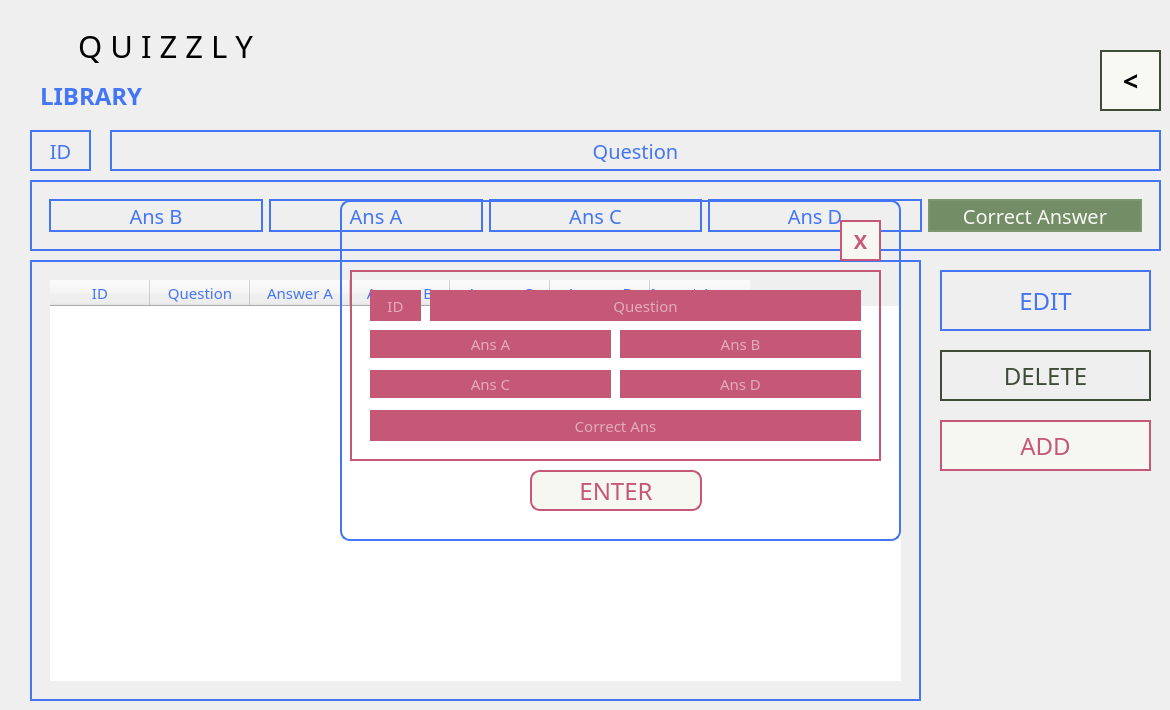
   <widget class="QWidget" name="LIBRARY_teacher">
    <widget class="QLabel" name="quizzly_8">
     <property name="geometry">
      <rect>
       <x>30</x>
       <y>10</y>
       <width>271</width>
       <height>71</height>
      </rect>
     </property>
     <property name="font">
      <font>
       <family>Montserrat Black</family>
       <pointsize>23</pointsize>
       <kerning>true</kerning>
      </font>
     </property>
     <property name="styleSheet">
      <string notr="true">color: rgb(0, 0, 0);
</string>
     </property>
     <property name="text">
      <string>Q U I Z Z L Y</string>
     </property>
     <property name="scaledContents">
      <bool>false</bool>
     </property>
     <property name="alignment">
      <set>Qt::AlignCenter</set>
     </property>
     <property name="wordWrap">
      <bool>false</bool>
     </property>
     <property name="openExternalLinks">
      <bool>false</bool>
     </property>
    </widget>
    <widget class="QFrame" name="frame_3">
     <property name="geometry">
      <rect>
       <x>30</x>
       <y>260</y>
       <width>891</width>
       <height>441</height>
      </rect>
     </property>
     <property name="font">
      <font>
       <pointsize>3</pointsize>
      </font>
     </property>
     <property name="styleSheet">
      <string notr="true">border : 2px solid rgb(68, 117, 242);</string>
     </property>
     <property name="frameShape">
      <enum>QFrame::StyledPanel</enum>
     </property>
     <property name="frameShadow">
      <enum>QFrame::Raised</enum>
     </property>
     <widget class="QTableWidget" name="tableWidget_2">
      <property name="geometry">
       <rect>
        <x>20</x>
        <y>20</y>
        <width>851</width>
        <height>401</height>
       </rect>
      </property>
      <property name="font">
       <font>
        <family>Montserrat Alternates Medium</family>
        <pointsize>10</pointsize>
       </font>
      </property>
      <property name="styleSheet">
       <string notr="true">border : 0px;
color: rgb(68, 117, 242);</string>
      </property>
      <column>
       <property name="text">
        <string>ID</string>
       </property>
       <property name="font">
        <font>
         <family>Montserrat Alternates Medium</family>
         <pointsize>11</pointsize>
        </font>
       </property>
      </column>
      <column>
       <property name="text">
        <string>Question</string>
       </property>
       <property name="font">
        <font>
         <family>Montserrat Alternates Medium</family>
         <pointsize>11</pointsize>
        </font>
       </property>
      </column>
      <column>
       <property name="text">
        <string>Answer A</string>
       </property>
       <property name="font">
        <font>
         <family>Montserrat Alternates Medium</family>
         <pointsize>11</pointsize>
        </font>
       </property>
      </column>
      <column>
       <property name="text">
        <string>Answer B</string>
       </property>
       <property name="font">
        <font>
         <family>Montserrat Alternates Medium</family>
         <pointsize>11</pointsize>
        </font>
       </property>
      </column>
      <column>
       <property name="text">
        <string>Answer C</string>
       </property>
       <property name="font">
        <font>
         <family>Montserrat Alternates Medium</family>
         <pointsize>11</pointsize>
        </font>
       </property>
      </column>
      <column>
       <property name="text">
        <string>Answer D</string>
       </property>
       <property name="font">
        <font>
         <family>Montserrat Alternates Medium</family>
         <pointsize>11</pointsize>
        </font>
       </property>
      </column>
      <column>
       <property name="text">
        <string>Correct Answer</string>
       </property>
       <property name="font">
        <font>
         <family>Montserrat Alternates Medium</family>
         <pointsize>11</pointsize>
        </font>
       </property>
      </column>
     </widget>
    </widget>
    <widget class="QLabel" name="LIBRARY_TEXT">
     <property name="geometry">
      <rect>
       <x>40</x>
       <y>70</y>
       <width>151</width>
       <height>51</height>
      </rect>
     </property>
     <property name="font">
      <font>
       <family>Montserrat Alternates Medium</family>
       <pointsize>18</pointsize>
       <italic>false</italic>
       <bold>true</bold>
       <strikeout>false</strikeout>
       <kerning>true</kerning>
      </font>
     </property>
     <property name="styleSheet">
      <string notr="true">color: rgb(68, 117, 242)
</string>
     </property>
     <property name="text">
      <string>LIBRARY</string>
     </property>
     <property name="scaledContents">
      <bool>false</bool>
     </property>
     <property name="alignment">
      <set>Qt::AlignLeading|Qt::AlignLeft|Qt::AlignVCenter</set>
     </property>
     <property name="wordWrap">
      <bool>false</bool>
     </property>
     <property name="openExternalLinks">
      <bool>false</bool>
     </property>
    </widget>
    <widget class="QFrame" name="ANS_TEXT">
     <property name="geometry">
      <rect>
       <x>30</x>
       <y>180</y>
       <width>1131</width>
       <height>71</height>
      </rect>
     </property>
     <property name="styleSheet">
      <string notr="true">border : 2px solid rgb(68, 117, 242)
</string>
     </property>
     <property name="frameShape">
      <enum>QFrame::StyledPanel</enum>
     </property>
     <property name="frameShadow">
      <enum>QFrame::Raised</enum>
     </property>
     <widget class="QFrame" name="horizontalFrame">
      <property name="geometry">
       <rect>
        <x>10</x>
        <y>10</y>
        <width>1111</width>
        <height>51</height>
       </rect>
      </property>
      <property name="styleSheet">
       <string notr="true">border: 0px</string>
      </property>
      <layout class="QHBoxLayout" name="horizontalLayout">
       <item>
        <widget class="QLabel" name="ans_A_text">
         <property name="font">
          <font>
           <family>Montserrat Alternates Medium</family>
           <pointsize>15</pointsize>
           <italic>false</italic>
           <bold>false</bold>
           <strikeout>false</strikeout>
           <kerning>true</kerning>
          </font>
         </property>
         <property name="styleSheet">
          <string notr="true">color: rgb(68, 117, 242);
border : 2px solid rgb(68, 117, 242)
</string>
         </property>
         <property name="text">
          <string>Ans B</string>
         </property>
         <property name="scaledContents">
          <bool>false</bool>
         </property>
         <property name="alignment">
          <set>Qt::AlignCenter</set>
         </property>
         <property name="wordWrap">
          <bool>false</bool>
         </property>
         <property name="openExternalLinks">
          <bool>false</bool>
         </property>
        </widget>
       </item>
       <item>
        <widget class="QLabel" name="ans_B_text">
         <property name="font">
          <font>
           <family>Montserrat Alternates Medium</family>
           <pointsize>15</pointsize>
           <italic>false</italic>
           <bold>false</bold>
           <strikeout>false</strikeout>
           <kerning>true</kerning>
          </font>
         </property>
         <property name="styleSheet">
          <string notr="true">color: rgb(68, 117, 242);
border : 2px solid rgb(68, 117, 242)
</string>
         </property>
         <property name="text">
          <string>Ans A</string>
         </property>
         <property name="scaledContents">
          <bool>false</bool>
         </property>
         <property name="alignment">
          <set>Qt::AlignCenter</set>
         </property>
         <property name="wordWrap">
          <bool>false</bool>
         </property>
         <property name="openExternalLinks">
          <bool>false</bool>
         </property>
        </widget>
       </item>
       <item>
        <widget class="QLabel" name="ans_C_text">
         <property name="font">
          <font>
           <family>Montserrat Alternates Medium</family>
           <pointsize>15</pointsize>
           <italic>false</italic>
           <bold>false</bold>
           <strikeout>false</strikeout>
           <kerning>true</kerning>
          </font>
         </property>
         <property name="styleSheet">
          <string notr="true">color: rgb(68, 117, 242);
border : 2px solid rgb(68, 117, 242)
</string>
         </property>
         <property name="text">
          <string>Ans C</string>
         </property>
         <property name="scaledContents">
          <bool>false</bool>
         </property>
         <property name="alignment">
          <set>Qt::AlignCenter</set>
         </property>
         <property name="wordWrap">
          <bool>false</bool>
         </property>
         <property name="openExternalLinks">
          <bool>false</bool>
         </property>
        </widget>
       </item>
       <item>
        <widget class="QLabel" name="ans_D_text">
         <property name="font">
          <font>
           <family>Montserrat Alternates Medium</family>
           <pointsize>15</pointsize>
           <italic>false</italic>
           <bold>false</bold>
           <strikeout>false</strikeout>
           <kerning>true</kerning>
          </font>
         </property>
         <property name="styleSheet">
          <string notr="true">color: rgb(68, 117, 242);
border : 2px solid rgb(68, 117, 242)
</string>
         </property>
         <property name="text">
          <string>Ans D</string>
         </property>
         <property name="scaledContents">
          <bool>false</bool>
         </property>
         <property name="alignment">
          <set>Qt::AlignCenter</set>
         </property>
         <property name="wordWrap">
          <bool>false</bool>
         </property>
         <property name="openExternalLinks">
          <bool>false</bool>
         </property>
        </widget>
       </item>
       <item>
        <widget class="QLabel" name="correctans_text">
         <property name="font">
          <font>
           <family>Montserrat Alternates Medium</family>
           <pointsize>15</pointsize>
           <italic>false</italic>
           <bold>false</bold>
           <strikeout>false</strikeout>
           <kerning>true</kerning>
          </font>
         </property>
         <property name="styleSheet">
          <string notr="true">background-color: rgb(115, 141, 103);
color:rgb(249, 249, 243);
border : 2px solid rgb(124, 152, 110)
</string>
         </property>
         <property name="text">
          <string>Correct Answer</string>
         </property>
         <property name="scaledContents">
          <bool>false</bool>
         </property>
         <property name="alignment">
          <set>Qt::AlignCenter</set>
         </property>
         <property name="wordWrap">
          <bool>false</bool>
         </property>
         <property name="openExternalLinks">
          <bool>false</bool>
         </property>
        </widget>
       </item>
      </layout>
     </widget>
    </widget>
    <widget class="QLabel" name="ID_TEXT">
     <property name="geometry">
      <rect>
       <x>30</x>
       <y>130</y>
       <width>61</width>
       <height>41</height>
      </rect>
     </property>
     <property name="font">
      <font>
       <family>Montserrat Alternates Medium</family>
       <pointsize>15</pointsize>
       <italic>false</italic>
       <bold>false</bold>
       <strikeout>false</strikeout>
       <kerning>true</kerning>
      </font>
     </property>
     <property name="styleSheet">
      <string notr="true">color: rgb(68, 117, 242);
border : 2px solid rgb(68, 117, 242)
</string>
     </property>
     <property name="text">
      <string>ID</string>
     </property>
     <property name="scaledContents">
      <bool>false</bool>
     </property>
     <property name="alignment">
      <set>Qt::AlignCenter</set>
     </property>
     <property name="wordWrap">
      <bool>false</bool>
     </property>
     <property name="openExternalLinks">
      <bool>false</bool>
     </property>
    </widget>
    <widget class="QLabel" name="Q_TEXT">
     <property name="geometry">
      <rect>
       <x>110</x>
       <y>130</y>
       <width>1051</width>
       <height>41</height>
      </rect>
     </property>
     <property name="font">
      <font>
       <family>Montserrat Alternates Medium</family>
       <pointsize>15</pointsize>
       <italic>false</italic>
       <bold>false</bold>
       <strikeout>false</strikeout>
       <kerning>true</kerning>
      </font>
     </property>
     <property name="styleSheet">
      <string notr="true">color: rgb(68, 117, 242);
border : 2px solid rgb(68, 117, 242)
</string>
     </property>
     <property name="text">
      <string>Question</string>
     </property>
     <property name="scaledContents">
      <bool>false</bool>
     </property>
     <property name="alignment">
      <set>Qt::AlignCenter</set>
     </property>
     <property name="wordWrap">
      <bool>false</bool>
     </property>
     <property name="openExternalLinks">
      <bool>false</bool>
     </property>
    </widget>
    <widget class="QPushButton" name="BACK_5">
     <property name="geometry">
      <rect>
       <x>1100</x>
       <y>50</y>
       <width>61</width>
       <height>61</height>
      </rect>
     </property>
     <property name="font">
      <font>
       <family>Montserrat Alternates Medium</family>
       <pointsize>20</pointsize>
       <bold>true</bold>
      </font>
     </property>
     <property name="styleSheet">
      <string notr="true">border:  2px solid rgb(62, 76, 56);
color: rgb(0, 0, 0);
background-color: rgb(249, 249, 243);</string>
     </property>
     <property name="text">
      <string>&lt;</string>
     </property>
    </widget>
    <widget class="QPushButton" name="edit_button">
     <property name="geometry">
      <rect>
       <x>940</x>
       <y>270</y>
       <width>211</width>
       <height>61</height>
      </rect>
     </property>
     <property name="font">
      <font>
       <family>Montserrat Alternates Medium</family>
       <pointsize>18</pointsize>
      </font>
     </property>
     <property name="styleSheet">
      <string notr="true">color: rgb(68, 117, 242);
border : 2px solid rgb(68, 117, 242);</string>
     </property>
     <property name="text">
      <string>EDIT</string>
     </property>
    </widget>
    <widget class="QPushButton" name="delete_button">
     <property name="geometry">
      <rect>
       <x>940</x>
       <y>350</y>
       <width>211</width>
       <height>51</height>
      </rect>
     </property>
     <property name="font">
      <font>
       <family>Montserrat Alternates Medium</family>
       <pointsize>18</pointsize>
      </font>
     </property>
     <property name="styleSheet">
      <string notr="true">color: rgb(63, 77, 56);
border : 2px solid rgb(63, 77, 56)</string>
     </property>
     <property name="text">
      <string>DELETE</string>
     </property>
    </widget>
    <widget class="QWidget" name="add_widget" native="true">
     <property name="geometry">
      <rect>
       <x>340</x>
       <y>200</y>
       <width>561</width>
       <height>341</height>
      </rect>
     </property>
     <property name="styleSheet">
      <string notr="true">border: 2px solid rgb(68, 117, 242);
border-radius : 10px</string>
     </property>
     <widget class="QFrame" name="ADD_frame_2">
      <property name="geometry">
       <rect>
        <x>10</x>
        <y>70</y>
        <width>531</width>
        <height>191</height>
       </rect>
      </property>
      <property name="styleSheet">
       <string notr="true">border:  2px solid rgb(197, 88, 118);
border-radius : 0px</string>
      </property>
      <property name="frameShape">
       <enum>QFrame::StyledPanel</enum>
      </property>
      <property name="frameShadow">
       <enum>QFrame::Raised</enum>
      </property>
      <widget class="QLineEdit" name="edit_ID">
       <property name="geometry">
        <rect>
         <x>20</x>
         <y>20</y>
         <width>51</width>
         <height>31</height>
        </rect>
       </property>
       <property name="font">
        <font>
         <family>Montserrat Alternates Light</family>
         <pointsize>11</pointsize>
        </font>
       </property>
       <property name="styleSheet">
        <string notr="true">background-color: rgb(197, 88, 118);
color: rgb(255, 255, 255);</string>
       </property>
       <property name="text">
        <string/>
       </property>
       <property name="alignment">
        <set>Qt::AlignCenter</set>
       </property>
       <property name="placeholderText">
        <string>ID</string>
       </property>
      </widget>
      <widget class="QLineEdit" name="edit_Question">
       <property name="geometry">
        <rect>
         <x>80</x>
         <y>20</y>
         <width>431</width>
         <height>31</height>
        </rect>
       </property>
       <property name="font">
        <font>
         <family>Montserrat Alternates Light</family>
         <pointsize>11</pointsize>
        </font>
       </property>
       <property name="styleSheet">
        <string notr="true">background-color: rgb(197, 88, 118);
color: rgb(255, 255, 255);</string>
       </property>
       <property name="text">
        <string/>
       </property>
       <property name="alignment">
        <set>Qt::AlignCenter</set>
       </property>
       <property name="placeholderText">
        <string>Question</string>
       </property>
      </widget>
      <widget class="QLineEdit" name="edit_correctans">
       <property name="geometry">
        <rect>
         <x>20</x>
         <y>140</y>
         <width>491</width>
         <height>31</height>
        </rect>
       </property>
       <property name="font">
        <font>
         <family>Montserrat Alternates Light</family>
         <pointsize>11</pointsize>
        </font>
       </property>
       <property name="styleSheet">
        <string notr="true">background-color: rgb(197, 88, 118);
color: rgb(255, 255, 255);</string>
       </property>
       <property name="text">
        <string/>
       </property>
       <property name="alignment">
        <set>Qt::AlignCenter</set>
       </property>
       <property name="placeholderText">
        <string>Correct Ans</string>
       </property>
      </widget>
      <widget class="QLineEdit" name="edit_ansC">
       <property name="geometry">
        <rect>
         <x>20</x>
         <y>100</y>
         <width>241</width>
         <height>28</height>
        </rect>
       </property>
       <property name="font">
        <font>
         <family>Montserrat Alternates Light</family>
         <pointsize>11</pointsize>
        </font>
       </property>
       <property name="styleSheet">
        <string notr="true">background-color: rgb(197, 88, 118);
color: rgb(255, 255, 255);</string>
       </property>
       <property name="text">
        <string/>
       </property>
       <property name="alignment">
        <set>Qt::AlignCenter</set>
       </property>
       <property name="placeholderText">
        <string>Ans C</string>
       </property>
      </widget>
      <widget class="QLineEdit" name="edit_ansB">
       <property name="geometry">
        <rect>
         <x>270</x>
         <y>60</y>
         <width>241</width>
         <height>28</height>
        </rect>
       </property>
       <property name="font">
        <font>
         <family>Montserrat Alternates Light</family>
         <pointsize>11</pointsize>
        </font>
       </property>
       <property name="styleSheet">
        <string notr="true">background-color: rgb(197, 88, 118);
color: rgb(255, 255, 255);</string>
       </property>
       <property name="text">
        <string/>
       </property>
       <property name="alignment">
        <set>Qt::AlignCenter</set>
       </property>
       <property name="placeholderText">
        <string>Ans B</string>
       </property>
      </widget>
      <widget class="QLineEdit" name="edit_ansA">
       <property name="geometry">
        <rect>
         <x>20</x>
         <y>60</y>
         <width>241</width>
         <height>28</height>
        </rect>
       </property>
       <property name="font">
        <font>
         <family>Montserrat Alternates Light</family>
         <pointsize>11</pointsize>
        </font>
       </property>
       <property name="styleSheet">
        <string notr="true">background-color: rgb(197, 88, 118);
color: rgb(255, 255, 255);</string>
       </property>
       <property name="text">
        <string/>
       </property>
       <property name="alignment">
        <set>Qt::AlignCenter</set>
       </property>
       <property name="placeholderText">
        <string>Ans A</string>
       </property>
      </widget>
      <widget class="QLineEdit" name="edit_ansD">
       <property name="geometry">
        <rect>
         <x>270</x>
         <y>100</y>
         <width>241</width>
         <height>28</height>
        </rect>
       </property>
       <property name="font">
        <font>
         <family>Montserrat Alternates Light</family>
         <pointsize>11</pointsize>
        </font>
       </property>
       <property name="styleSheet">
        <string notr="true">background-color: rgb(197, 88, 118);
color: rgb(255, 255, 255);</string>
       </property>
       <property name="text">
        <string/>
       </property>
       <property name="alignment">
        <set>Qt::AlignCenter</set>
       </property>
       <property name="placeholderText">
        <string>Ans D</string>
       </property>
      </widget>
     </widget>
     <widget class="QPushButton" name="BACK_8">
      <property name="geometry">
       <rect>
        <x>500</x>
        <y>20</y>
        <width>41</width>
        <height>41</height>
       </rect>
      </property>
      <property name="font">
       <font>
        <family>Montserrat Alternates Medium</family>
        <pointsize>15</pointsize>
        <bold>true</bold>
       </font>
      </property>
      <property name="styleSheet">
       <string notr="true">color: rgb(197, 88, 118);
background-color: rgb(247, 247, 241);
border : 2px solid rgb(196, 88, 118);
border-radius : 0px
</string>
      </property>
      <property name="text">
       <string>X</string>
      </property>
     </widget>
     <widget class="QPushButton" name="enter_button">
      <property name="geometry">
       <rect>
        <x>190</x>
        <y>270</y>
        <width>172</width>
        <height>41</height>
       </rect>
      </property>
      <property name="font">
       <font>
        <family>Montserrat Alternates Medium</family>
        <pointsize>18</pointsize>
       </font>
      </property>
      <property name="styleSheet">
       <string notr="true">color: rgb(197, 88, 118);
background-color: rgb(247, 247, 241);
border : 2px solid rgb(196, 88, 118)</string>
      </property>
      <property name="text">
       <string>ENTER</string>
      </property>
     </widget>
    </widget>
    <widget class="QPushButton" name="add_button">
     <property name="geometry">
      <rect>
       <x>940</x>
       <y>420</y>
       <width>211</width>
       <height>51</height>
      </rect>
     </property>
     <property name="font">
      <font>
       <family>Montserrat Alternates Medium</family>
       <pointsize>18</pointsize>
      </font>
     </property>
     <property name="styleSheet">
      <string notr="true">color: rgb(197, 88, 118);
background-color: rgb(247, 247, 241);
border : 2px solid rgb(196, 88, 118)</string>
     </property>
     <property name="text">
      <string>ADD</string>
     </property>
    </widget>
   </widget>
